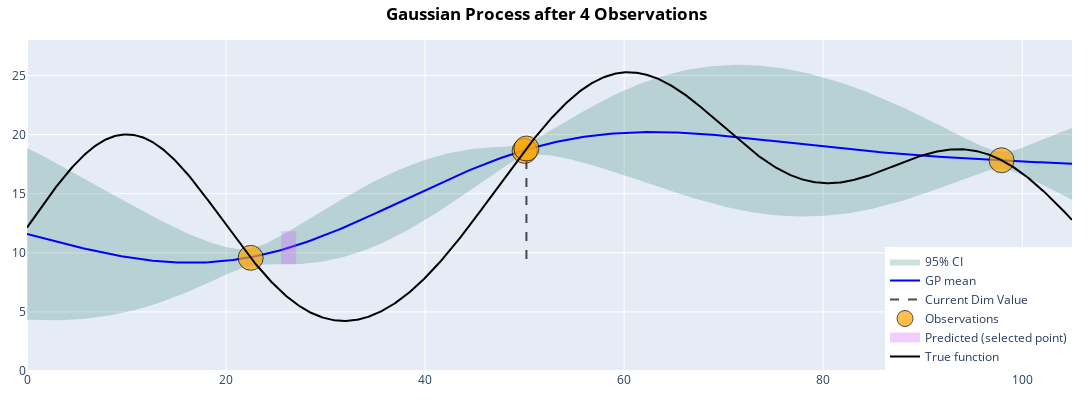
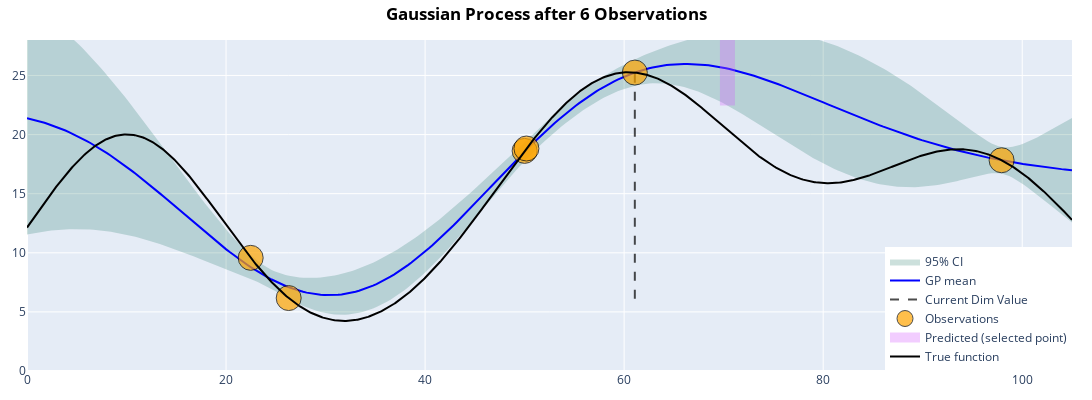
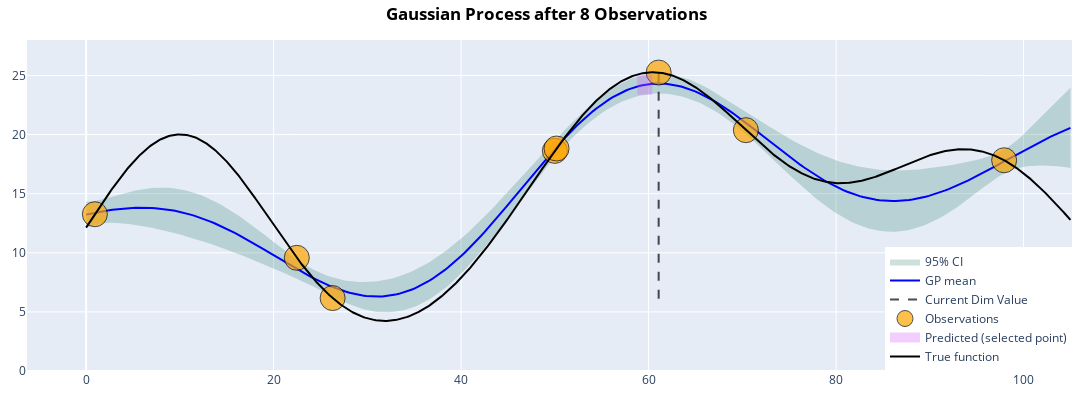
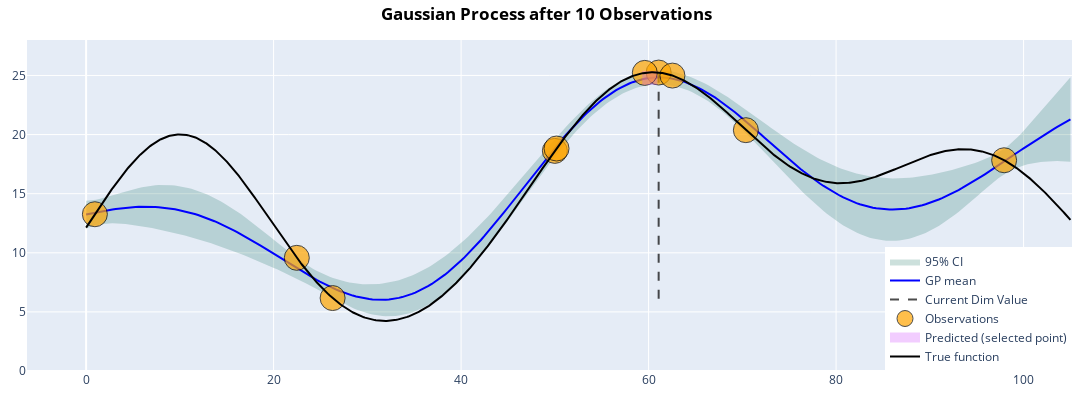

The cell these charts' notebook holds for them, in order:
### Code cell
for i in [4, 6, 8, 10]:
    runs.get_next_batch(1)
    runs.complete_all_pending()
    runs.get_next_batch(1)
    fig = runs.plot_GP(SingleTaskGP, figsize=(12,4))


    update_layout(fig, f"Gaussian Process after {i} Observations")

### Figure 1 — Plotly figure (JSON) as saved in the notebook; plotly's stock layout.template omitted (floating-point values rounded to 4 significant figures; data arrays with more than 128 entries replaced by an {"elided": "..."} marker saying what was removed)
{"data": [{"fill": "toself", "fillcolor": "rgba(0,100,80,0.2)", "line": {"color": "rgba(255,255,255,0)"}, "name": "95% CI", "showlegend": true, "type": "scatter", "x": {"elided": "600 float values"}, "xaxis": "x", "y": {"elided": "600 float values"}, "yaxis": "y"}, {"line": {"color": "blue"}, "mode": "lines", "name": "GP mean", "showlegend": true, "type": "scatter", "x": {"elided": "300 float values"}, "xaxis": "x", "y": {"elided": "300 float values"}, "yaxis": "y"}, {"line": {"color": "black", "dash": "dash", "width": 2}, "mode": "lines", "name": "Current Dim Value", "opacity": 0.7, "showlegend": true, "type": "scatter", "x": [50.18, 50.18], "xaxis": "x", "y": [9.477, 19.01], "yaxis": "y"}, {"hoverinfo": "text", "hovertext": ["Group 0<br>x: 50<br>y: 18.6", "Group 1<br>x: 22.5<br>y: 9.57", "Group 2<br>x: 97.9<br>y: 17.8", "Group 3<br>x: 50.2<br>y: 18.8"], "marker": {"color": "orange", "line": {"color": "black", "width": 1}, "opacity": 0.7, "size": [25, 25, 25, 25]}, "mode": "markers", "name": "Observations", "showlegend": true, "type": "scatter", "x": [50.0, 22.48, 97.92, 50.18], "xaxis": "x", "y": [18.62, 9.573, 17.83, 18.82], "yaxis": "y"}, {"hoverinfo": "text", "hovertext": "Predicted Group G4<br>x: 26.3<br>y: 10.4±1.39", "line": {"color": "#D45AFF", "width": 15}, "mode": "lines", "name": "Predicted (selected point)", "opacity": 0.3, "showlegend": true, "type": "scatter", "x": [26.29, 26.29], "xaxis": "x", "y": [9.028, 11.82], "yaxis": "y"}, {"line": {"color": "black"}, "mode": "lines", "name": "True function", "type": "scatter", "x": {"elided": "1000 float values"}, "y": {"elided": "1000 float values"}}], "layout": {"height": 400, "legend": {"x": 1, "xanchor": "right", "y": 0, "yanchor": "bottom"}, "margin": {"b": 20, "l": 20, "r": 20, "t": 40}, "showlegend": true, "title": {"font": {"color": "black"}, "text": "<b>Gaussian Process after 4 Observations</b>", "x": 0.5, "xanchor": "center"}, "width": 1200, "xaxis": {"anchor": "y", "domain": [0, 1]}, "yaxis": {"anchor": "x", "domain": [0, 1], "range": [0, 28]}}}

### Figure 2 — Plotly figure (JSON) as saved in the notebook; plotly's stock layout.template omitted (floating-point values rounded to 4 significant figures; data arrays with more than 128 entries replaced by an {"elided": "..."} marker saying what was removed)
{"data": [{"fill": "toself", "fillcolor": "rgba(0,100,80,0.2)", "line": {"color": "rgba(255,255,255,0)"}, "name": "95% CI", "showlegend": true, "type": "scatter", "x": {"elided": "600 float values"}, "xaxis": "x", "y": {"elided": "600 float values"}, "yaxis": "y"}, {"line": {"color": "blue"}, "mode": "lines", "name": "GP mean", "showlegend": true, "type": "scatter", "x": {"elided": "300 float values"}, "xaxis": "x", "y": {"elided": "300 float values"}, "yaxis": "y"}, {"line": {"color": "black", "dash": "dash", "width": 2}, "mode": "lines", "name": "Current Dim Value", "opacity": 0.7, "showlegend": true, "type": "scatter", "x": [61.07, 61.07], "xaxis": "x", "y": [6.109, 25.5], "yaxis": "y"}, {"hoverinfo": "text", "hovertext": ["Group 0<br>x: 50<br>y: 18.6", "Group 1<br>x: 22.5<br>y: 9.57", "Group 2<br>x: 97.9<br>y: 17.8", "Group 3<br>x: 50.2<br>y: 18.8", "Group 4<br>x: 26.3<br>y: 6.17", "Group 5<br>x: 61.1<br>y: 25.2"], "marker": {"color": "orange", "line": {"color": "black", "width": 1}, "opacity": 0.7, "size": [25, 25, 25, 25, 25, 25]}, "mode": "markers", "name": "Observations", "showlegend": true, "type": "scatter", "x": [50.0, 22.48, 97.92, 50.18, 26.29, 61.07], "xaxis": "x", "y": [18.62, 9.573, 17.83, 18.82, 6.17, 25.25], "yaxis": "y"}, {"hoverinfo": "text", "hovertext": "Predicted Group G6<br>x: 70.4<br>y: 25.6±3.12", "line": {"color": "#D45AFF", "width": 15}, "mode": "lines", "name": "Predicted (selected point)", "opacity": 0.3, "showlegend": true, "type": "scatter", "x": [70.38, 70.38], "xaxis": "x", "y": [22.46, 28.69], "yaxis": "y"}, {"line": {"color": "black"}, "mode": "lines", "name": "True function", "type": "scatter", "x": {"elided": "1000 float values"}, "y": {"elided": "1000 float values"}}], "layout": {"height": 400, "legend": {"x": 1, "xanchor": "right", "y": 0, "yanchor": "bottom"}, "margin": {"b": 20, "l": 20, "r": 20, "t": 40}, "showlegend": true, "title": {"font": {"color": "black"}, "text": "<b>Gaussian Process after 6 Observations</b>", "x": 0.5, "xanchor": "center"}, "width": 1200, "xaxis": {"anchor": "y", "domain": [0, 1]}, "yaxis": {"anchor": "x", "domain": [0, 1], "range": [0, 28]}}}

### Figure 3 — Plotly figure (JSON) as saved in the notebook; plotly's stock layout.template omitted (floating-point values rounded to 4 significant figures; data arrays with more than 128 entries replaced by an {"elided": "..."} marker saying what was removed)
{"data": [{"fill": "toself", "fillcolor": "rgba(0,100,80,0.2)", "line": {"color": "rgba(255,255,255,0)"}, "name": "95% CI", "showlegend": true, "type": "scatter", "x": {"elided": "600 float values"}, "xaxis": "x", "y": {"elided": "600 float values"}, "yaxis": "y"}, {"line": {"color": "blue"}, "mode": "lines", "name": "GP mean", "showlegend": true, "type": "scatter", "x": {"elided": "300 float values"}, "xaxis": "x", "y": {"elided": "300 float values"}, "yaxis": "y"}, {"line": {"color": "black", "dash": "dash", "width": 2}, "mode": "lines", "name": "Current Dim Value", "opacity": 0.7, "showlegend": true, "type": "scatter", "x": [61.07, 61.07], "xaxis": "x", "y": [6.109, 25.5], "yaxis": "y"}, {"hoverinfo": "text", "hovertext": ["Group 0<br>x: 50<br>y: 18.6", "Group 1<br>x: 22.5<br>y: 9.57", "Group 2<br>x: 97.9<br>y: 17.8", "Group 3<br>x: 50.2<br>y: 18.8", "Group 4<br>x: 26.3<br>y: 6.17", "Group 5<br>x: 61.1<br>y: 25.2", "Group 6<br>x: 70.4<br>y: 20.4", "Group 7<br>x: 0.935<br>y: 13.3"], "marker": {"color": "orange", "line": {"color": "black", "width": 1}, "opacity": 0.7, "size": [25, 25, 25, 25, 25, 25, 25, 25]}, "mode": "markers", "name": "Observations", "showlegend": true, "type": "scatter", "x": [50.0, 22.48, 97.92, 50.18, 26.29, 61.07, 70.38, 0.9351], "xaxis": "x", "y": [18.62, 9.573, 17.83, 18.82, 6.17, 25.25, 20.37, 13.26], "yaxis": "y"}, {"hoverinfo": "text", "hovertext": "Predicted Group G8<br>x: 59.6<br>y: 24.2±0.839", "line": {"color": "#D45AFF", "width": 15}, "mode": "lines", "name": "Predicted (selected point)", "opacity": 0.3, "showlegend": true, "type": "scatter", "x": [59.6, 59.6], "xaxis": "x", "y": [23.37, 25.05], "yaxis": "y"}, {"line": {"color": "black"}, "mode": "lines", "name": "True function", "type": "scatter", "x": {"elided": "1000 float values"}, "y": {"elided": "1000 float values"}}], "layout": {"height": 400, "legend": {"x": 1, "xanchor": "right", "y": 0, "yanchor": "bottom"}, "margin": {"b": 20, "l": 20, "r": 20, "t": 40}, "showlegend": true, "title": {"font": {"color": "black"}, "text": "<b>Gaussian Process after 8 Observations</b>", "x": 0.5, "xanchor": "center"}, "width": 1200, "xaxis": {"anchor": "y", "domain": [0, 1]}, "yaxis": {"anchor": "x", "domain": [0, 1], "range": [0, 28]}}}

### Figure 4 — Plotly figure (JSON) as saved in the notebook; plotly's stock layout.template omitted (floating-point values rounded to 4 significant figures; data arrays with more than 128 entries replaced by an {"elided": "..."} marker saying what was removed)
{"data": [{"fill": "toself", "fillcolor": "rgba(0,100,80,0.2)", "line": {"color": "rgba(255,255,255,0)"}, "name": "95% CI", "showlegend": true, "type": "scatter", "x": {"elided": "600 float values"}, "xaxis": "x", "y": {"elided": "600 float values"}, "yaxis": "y"}, {"line": {"color": "blue"}, "mode": "lines", "name": "GP mean", "showlegend": true, "type": "scatter", "x": {"elided": "300 float values"}, "xaxis": "x", "y": {"elided": "300 float values"}, "yaxis": "y"}, {"line": {"color": "black", "dash": "dash", "width": 2}, "mode": "lines", "name": "Current Dim Value", "opacity": 0.7, "showlegend": true, "type": "scatter", "x": [61.07, 61.07], "xaxis": "x", "y": [6.109, 25.5], "yaxis": "y"}, {"hoverinfo": "text", "hovertext": ["Group 0<br>x: 50<br>y: 18.6", "Group 1<br>x: 22.5<br>y: 9.57", "Group 2<br>x: 97.9<br>y: 17.8", "Group 3<br>x: 50.2<br>y: 18.8", "Group 4<br>x: 26.3<br>y: 6.17", "Group 5<br>x: 61.1<br>y: 25.2", "Group 6<br>x: 70.4<br>y: 20.4", "Group 7<br>x: 0.935<br>y: 13.3", "Group 8<br>x: 59.6<br>y: 25.2", "Group 9<br>x: 62.5<br>y: 25"], "marker": {"color": "orange", "line": {"color": "black", "width": 1}, "opacity": 0.7, "size": [25, 25, 25, 25, 25, 25, 25, 25, 25, 25]}, "mode": "markers", "name": "Observations", "showlegend": true, "type": "scatter", "x": [50.0, 22.48, 97.92, 50.18, 26.29, 61.07, 70.38, 0.9351, 59.6, 62.54], "xaxis": "x", "y": [18.62, 9.573, 17.83, 18.82, 6.17, 25.25, 20.37, 13.26, 25.22, 24.99], "yaxis": "y"}, {"hoverinfo": "text", "hovertext": "Predicted Group G10<br>x: 60.1<br>y: 24.8±0.594", "line": {"color": "#D45AFF", "width": 15}, "mode": "lines", "name": "Predicted (selected point)", "opacity": 0.3, "showlegend": true, "type": "scatter", "x": [60.12, 60.12], "xaxis": "x", "y": [24.2, 25.39], "yaxis": "y"}, {"line": {"color": "black"}, "mode": "lines", "name": "True function", "type": "scatter", "x": {"elided": "1000 float values"}, "y": {"elided": "1000 float values"}}], "layout": {"height": 400, "legend": {"x": 1, "xanchor": "right", "y": 0, "yanchor": "bottom"}, "margin": {"b": 20, "l": 20, "r": 20, "t": 40}, "showlegend": true, "title": {"font": {"color": "black"}, "text": "<b>Gaussian Process after 10 Observations</b>", "x": 0.5, "xanchor": "center"}, "width": 1200, "xaxis": {"anchor": "y", "domain": [0, 1]}, "yaxis": {"anchor": "x", "domain": [0, 1], "range": [0, 28]}}}
